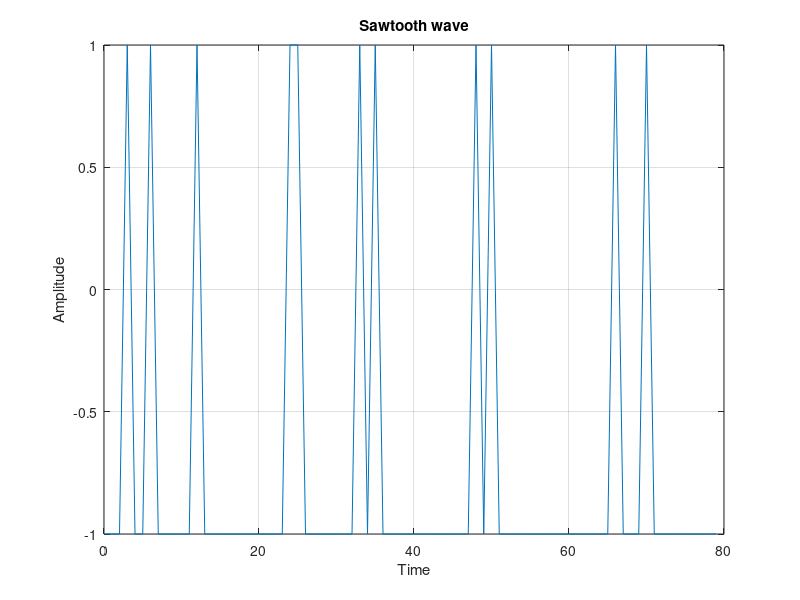

Reproduce this figure in MATLAB.
% clear output
clc;
clear all;
close all;

% set variables for sine waves
f = input('Enter frequency : ');
t = 0:1:79;

% creating output for wave
fx = sawtooth(2 * pi * f * t);
plot(t, fx);
title('Sawtooth wave');
xlabel('Time');
ylabel('Amplitude');
grid on;
